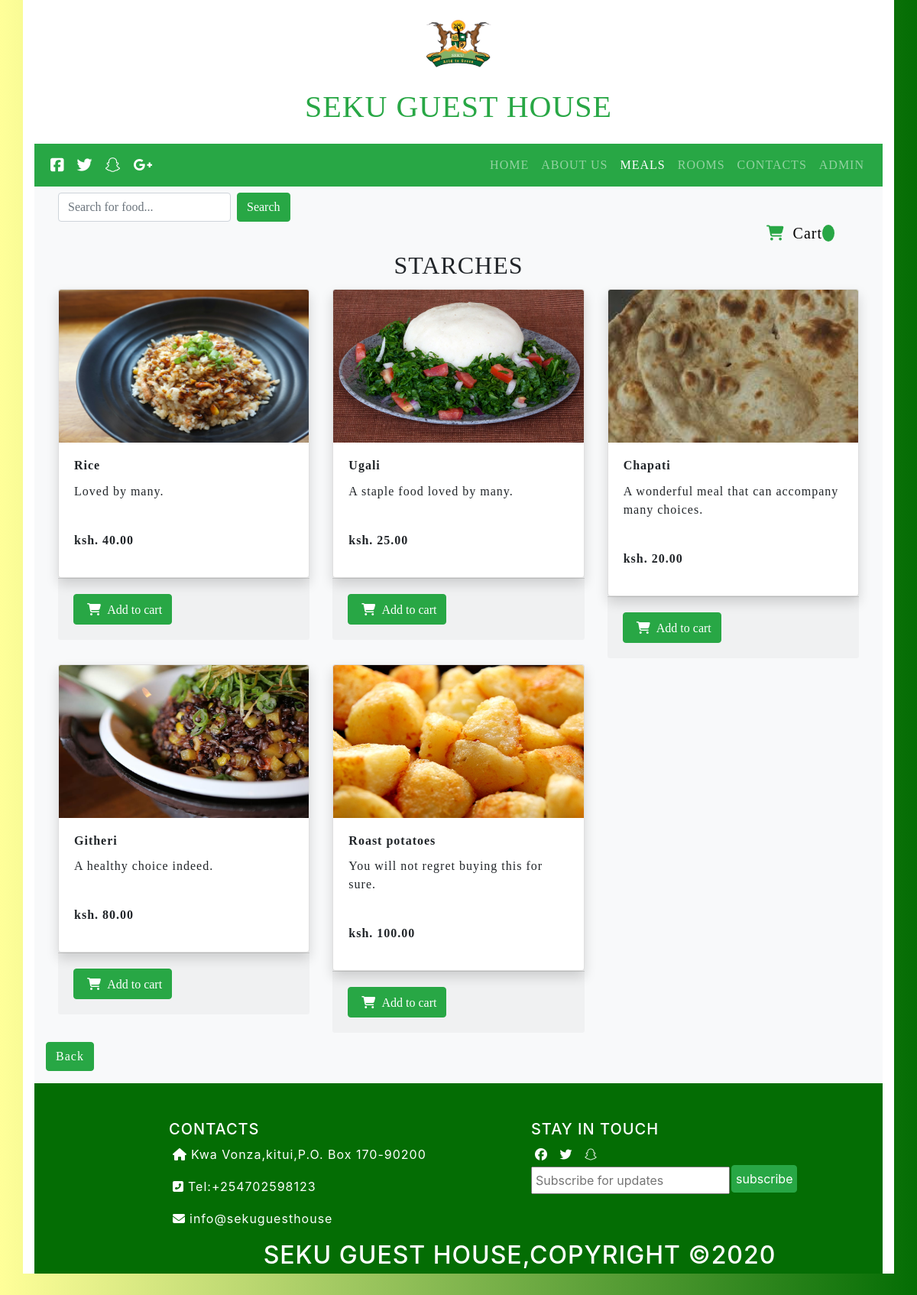
/sub-meal5.php, run on the app's committed database.
### tables this page shows
CREATE TABLE `menu` (
  `FOOD_ID` int(10) NOT NULL,
  `NAME_OF_FOOD` varchar(100) NOT NULL,
  `CAT_OF_FOOD` varchar(100) NOT NULL,
  `PRICE` float(10,2) NOT NULL,
  `IMAGES` varchar(200) NOT NULL,
  `DESCRIPTION` varchar(200) NOT NULL,
  `FOOD_CODE` varchar(10) NOT NULL
);

### sub-meal5.php (the view, shortened to what this page needs)
<?php
include_once 'admin/includes/db.php';
?>
<!DOCTYPE html>
<html>
    <head>
        <link rel="stylesheet" href="css/meals.css">
        <link rel="stylesheet" type="text/css" href="css/bootstrap.css">
        <link href="http://cdnjs.cloudflare.com/ajax/libs/font-awesome/4.3.0/css/font-awesome.css" rel="stylesheet"  type='text/css'>
    </head>
  <div class="container bg-white">
            <div class="text-center" mr-5>
        <img src="images\Sekulogo.png" height=100px/>
                <div class="text-success py-3">
         <h2 class="h1 heading-4">SEKU GUEST HOUSE</h2>
                    </div class="bg-primary">
                </div>
        <nav class="navbar navbar-expand-lg navbar-dark badge-success">
            <a class="navbar-brand" href="#">
                <i class="fab fa-facebook-square"></i>
                <i class="fab fa-twitter"></i>
                <i class="fab fa-snapchat"></i>
                <i class="fab fa-google-plus-g"></i>
            </a>
            <div class="collapse navbar-collapse justify-content-end"  id="nav">
              <div class="navbar-nav pr-lg" >
                <a class="nav-item nav-link" href="index.php">HOME</a>
                <a class="nav-item nav-link" href="about.php">ABOUT US</a>
                <a class="nav-item nav-link active" href="meals.php"><span class="sr-only">(current)</span>MEALS</a>
                <a class="nav-item nav-link" href="Rooms.php">ROOMS</a>
                <a class="nav-item nav-link" href="contacts.php">CONTACTS</a>
                <a class="nav-item nav-link" href="admin/adminlog.php">ADMIN</a>
              </div>
            </div>
          </nav>
<section class="container bg-light py-2">
       <div>
      <form action="search.php" method="POST" class="form-inline">
        <input class="form-control mr-sm-2 ml-sm-3" type="text" name="search" placeholder="Search for food..." name="" aria-label="Search">
        <button class="btn btn-success my-sm-0" type="submit" name="submit">Search</button>
      </form>
     <a href="order-cart.php" style="text-decoration: none;color:#000;">
      <h5 align="right" class="mx-5"><i class="fas fa-shopping-cart text-success"></i>  Cart <span id="cart-item" class="rounded-circle bg-success px-2 text-white"></span></h5></a>
    </div>
    <h2 class="text-center">STARCHES</h2>
              <?php
                if (!$connect){
                die("Database connection failed!");
              }else{
                $query = 'SELECT * FROM menu where CAT_OF_FOOD="starches"';
                $sql = mysqli_query($connect,$query);
                echo '<div class="row">';
                while($row=mysqli_fetch_assoc($sql)){
                  echo '<div class="col-lg-4 col-md-3 col-sm-12 my-1">';
                  echo '<div class="card shadow">';
                        echo '<img src="admin/images/'.$row["IMAGES"].'" class="card-img-top" alt="Starches" width="300px" height="200px">';
                    echo '<div class="card-body">';
                      echo '<h6 class="card-title"><strong>'.$row['NAME_OF_FOOD'].'</strong></h6>';
                      echo '<p class="card-text">'.$row['DESCRIPTION'].'</p><br>';
                      echo '<p><strong>ksh. '.$row['PRICE'].'</strong></p>';
                  echo '</div>';
                    echo '</div>';
                  echo '<div class="card-footer">';
                    echo '<form action="" class="form-submit">';
                    ?>
                              <button class="btn btn-success text-center my-2 addItemBtn" name="add_to_cart"><i class="fas fa-shopping-cart"></i> Add to cart</button>
                    <?php
                      echo '</form>';
                      echo '</div>';
                    echo '</div>';
            }
            echo '</div>';
          }
        ?>
        <span><a href="meals.php" class="btn btn-success my-2">Back</a></span>
      </section>
    <footer>
        <div class="content justify-content-center">
  <div class="row">
  <div class="col-lg-6 col-md-6">
  <h5>CONTACTS</h5>
  <p><i class="fas fa-home"></i>Kwa Vonza,kitui,P.O. Box 170-90200</p>
  <p><i class="fas fa-phone-square-alt"></i>Tel:+254702598123</p>
  <p><i class="fas fa-envelope"></i>info@sekuguesthouse</p>
  </div>
<div class="col-lg-6 col-md-6">
  <h5>STAY IN TOUCH</h5>
  <i class="fab fa-facebook"></i>
  <i class="fab fa-twitter"></i>
  <i class="fab fa-snapchat"></i><br>
  <input type="email" placeholder="Subscribe for updates"><button class="btn btn-success">subscribe</button>
  </div>
  </div>
  <h2>SEKU GUEST HOUSE,COPYRIGHT &copy;2020</h2>
  </div>
      </div>
  </body>
</html>

### css/meals.css (style rules this page uses)
html, body, div, span, object, iframe, h1, h2, h3, h4, h5, h6, p, blockquote, pre, abbr, address, cite, code, del, dfn, em, img, ins, kbd, q, samp, small, strong, sub, sup, var, b, i, dl, dt, dd, ol, ul, li, fieldset, form, label, legend, table, caption, tbody, tfoot, thead, tr, th, td, article, aside, canvas, details, figcaption, figure, footer, header, hgroup, menu, nav, section, summary, time, mark, audio, video { margin:0; padding:0; border:0; outline:0; font-size:100%; vertical-align:baseline; background:transparent; }
i { padding:5px; }
h2 { text-align: center; font-weight: bold; }
.heading-4 { font-weight:bold; font-family:Georgia, 'Times New Roman', Times, serif; }
article,aside,details,figcaption,figure, footer,header,hgroup,menu,nav,section { display:block; }
a { margin:0; padding:0; font-size:100%; vertical-align:baseline; background:transparent; text-decoration: none; }
.navbar { font-family:Georgia, 'Times New Roman', Times, serif; }
input, select { vertical-align:middle; }
section { font-family:Georgia, 'Times New Roman', Times, serif; }
.content { padding-left:10rem; padding-top:3em; background-color:#046d04; color: white; }
.content .btn { padding:5px; margin-left:2px; }
.content input { padding:4px; margin-top:3px; }
footer h2 { margin-bottom:1em; text-align:center; padding-bottom:5px; }

### data on the page
menu: IMAGES (picture), NAME_OF_FOOD "Rice", DESCRIPTION "Loved by many.", PRICE "40.00"
menu: IMAGES (picture), NAME_OF_FOOD "Ugali", DESCRIPTION "A staple food loved by many.", PRICE "25.00"
menu: IMAGES (picture), NAME_OF_FOOD "Chapati", DESCRIPTION "A wonderful meal that can accompany many choices.", PRICE "20.00"
menu: IMAGES (picture), NAME_OF_FOOD "Githeri", DESCRIPTION "A healthy choice indeed.", PRICE "80.00"
menu: IMAGES (picture), NAME_OF_FOOD "Roast potatoes", DESCRIPTION "You will not regret buying this for sure.", PRICE "100.00"
